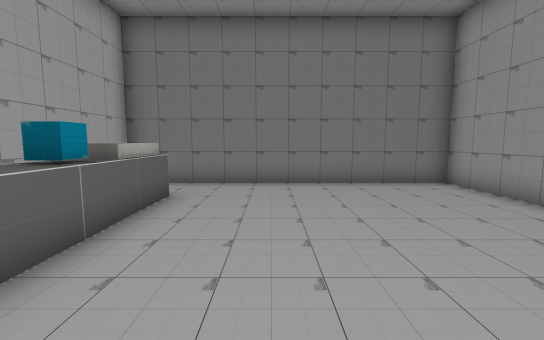
view 1 (above)

14 first-person views from a walk through a Unity game level. The camera is 1.3 m above the floor, tilts 6° down and sees 90° across. The floor is counted in squares, 1 m on a side. Each view is taken from the middle of a square. On the plan, view 1 faces up. The plan holds only what a view shows up to about 13 squares ahead; the rest is blank. The place goes on beyond the plan. Door leaves are left out, so doorways stand open. Some surface patterns are stand-ins.

view 2
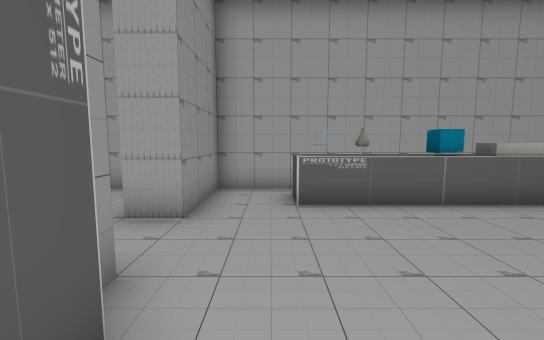

view 3
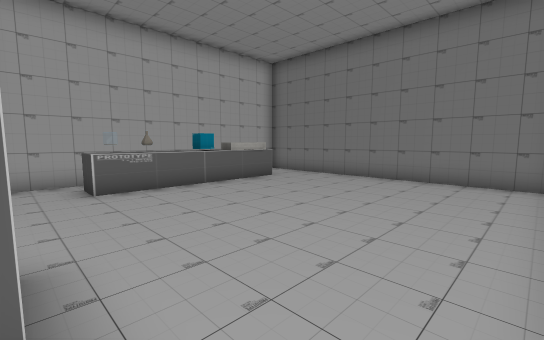

view 4
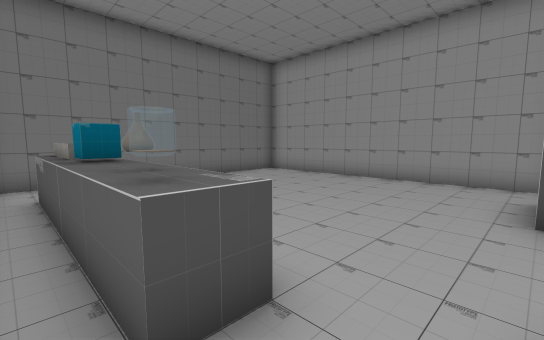

view 5
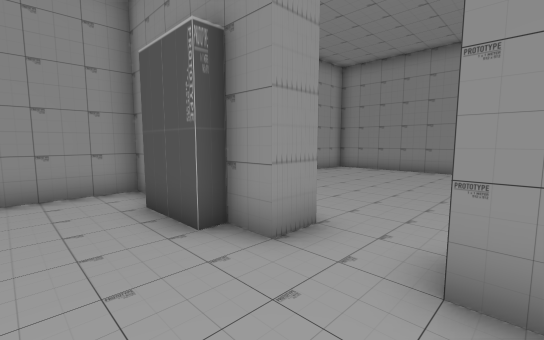

view 6
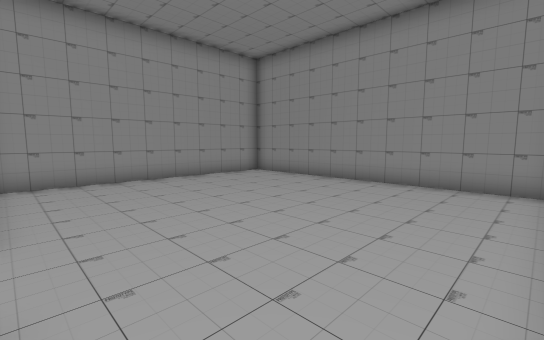

view 7
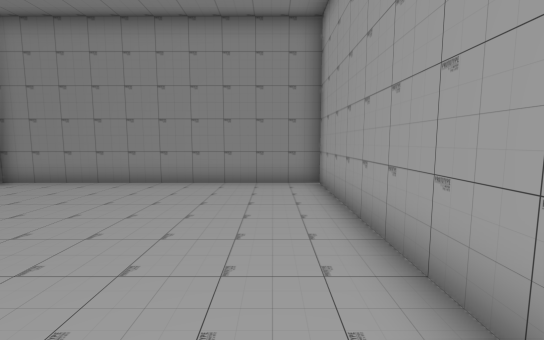

view 8
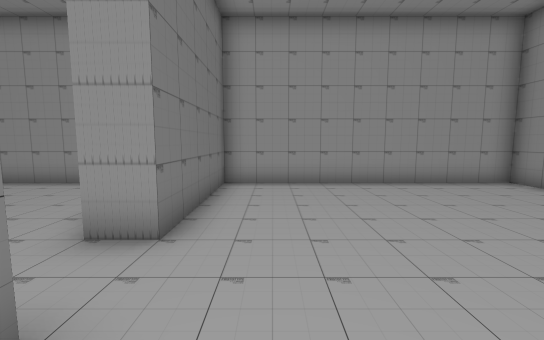

view 9
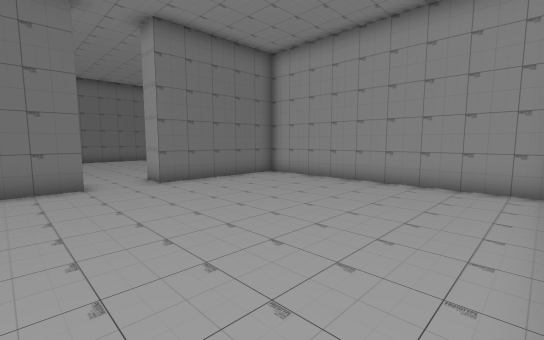

view 10
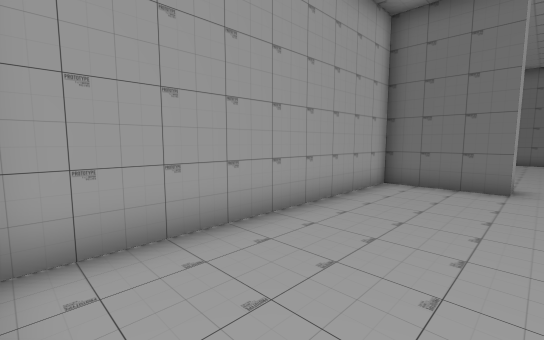

view 11
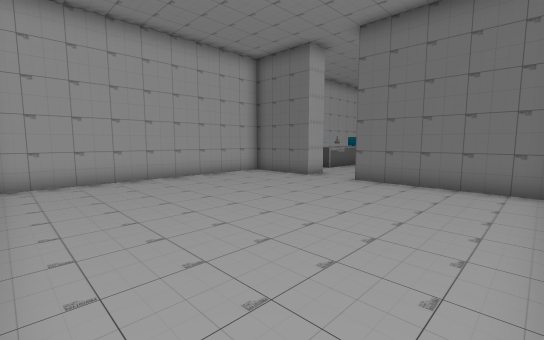

view 12
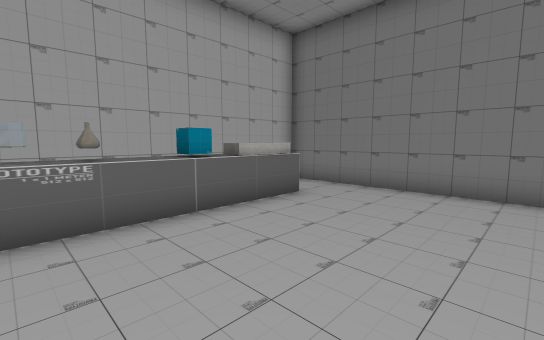

view 13
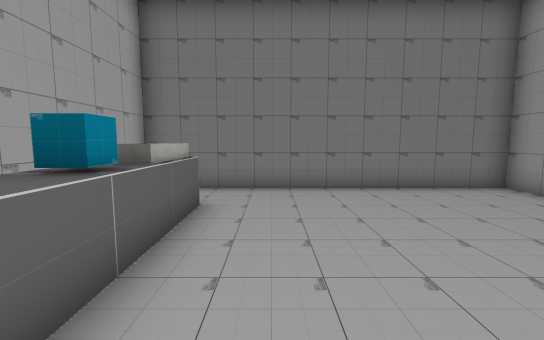

view 14
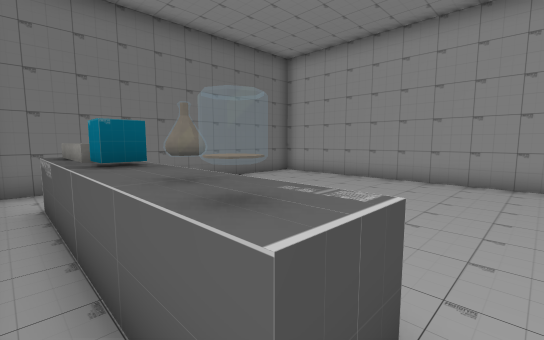

### Floor plan
Ten units are one square. View 1 is at (0, 0); x grows to the right and y downward. Boxes are objects, and circles mark ways between rooms. Rooms are numbered by the first view taken in them; rooms with no view inside come last. Other rooms are left out.
<svg viewBox="-50 -90 110 210">
<path fill="none" stroke="#000" d="M5 15 15 15 15 10 36 10M49 15 55 15 55 -85 -45 -85 -45 15 -15 15M-25 -35 -25 -24M-25 -66 -25 -54M-35 -54 -35 -65M-35 -24 -35 -35M-15 25 -45 25 -45 115 55 115 55 25 5 25"/>
<rect x="-35" y="-15" width="10" height="10" fill="#bbb"><title>other object</title></rect>
<rect x="-35" y="-25" width="10" height="10" fill="#bbb"><title>flask</title></rect>
<rect x="-35" y="-45" width="10" height="10" fill="#bbb"><title>other object</title></rect>
<rect x="-35" y="-55" width="10" height="10" fill="#bbb"><title>other object</title></rect>
<circle cx="-5" cy="20" r="3" fill="#2a7"/>
<text x="0" y="-40">1</text>
<text x="0" y="70">2</text>
</svg>
Room 1 opens to room 2.

Where each view was taken, in squares from view 1:
view 1: 0 up, 0 right, facing up
view 2: 0 up, 3 right, facing left
view 3: 1 down, 5 right, facing up-left
view 4: 1 down, 4 left, facing up-right
view 5: 1 up, 2 left, facing down-right
view 6: 3 down, 4 left, facing down-right
view 7: 3 down, 3 left, facing down
view 8: 4 down, 3 left, facing right
view 9: 11 down, 3 left, facing up-right
view 10: 11 down, 1 left, facing up-left
view 11: 11 down, 5 right, facing up-left
view 12: 1 up, 2 right, facing up-left
view 13: 1 up, 1 left, facing up
view 14: 0 up, 4 left, facing up-right
